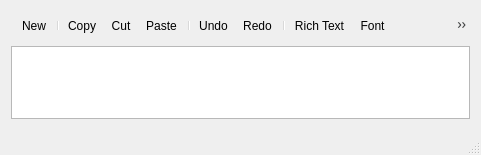
<?xml version="1.0" encoding="UTF-8"?>
<ui version="4.0">
 <class>TextEditDialog</class>
 <widget class="QDialog" name="TextEditDialog">
  <property name="geometry">
   <rect>
    <x>0</x>
    <y>0</y>
    <width>481</width>
    <height>155</height>
   </rect>
  </property>
  <property name="windowTitle">
   <string>TextEditDialog</string>
  </property>
  <property name="sizeGripEnabled">
   <bool>true</bool>
  </property>
  <layout class="QVBoxLayout" name="verticalLayout">
   <item>
    <widget class="QToolBar" name="mainToolBar">
     <property name="sizePolicy">
      <sizepolicy hsizetype="Expanding" vsizetype="Fixed">
       <horstretch>0</horstretch>
       <verstretch>0</verstretch>
      </sizepolicy>
     </property>
     <property name="toolButtonStyle">
      <enum>Qt::ToolButtonIconOnly</enum>
     </property>
     <addaction name="actionNew"/>
     <addaction name="separator"/>
     <addaction name="actionCopy"/>
     <addaction name="actionCut"/>
     <addaction name="actionPaste"/>
     <addaction name="separator"/>
     <addaction name="actionUndo"/>
     <addaction name="actionRedo"/>
     <addaction name="separator"/>
     <addaction name="actionRichText"/>
     <addaction name="actionFont"/>
     <addaction name="actionFontColor"/>
     <addaction name="actionBold"/>
     <addaction name="actionItalic"/>
     <addaction name="actionUnderline"/>
     <addaction name="separator"/>
     <addaction name="actionAccept"/>
     <addaction name="actionCancel"/>
    </widget>
   </item>
   <item>
    <widget class="QTextEdit" name="textEdit"/>
   </item>
   <item>
    <widget class="QStatusBar" name="statusBar">
     <property name="sizeGripEnabled">
      <bool>false</bool>
     </property>
    </widget>
   </item>
  </layout>
  <action name="actionNew">
   <property name="icon">
    <iconset resource="lpub3d.qrc">
     <normaloff>:/resources/new.png</normaloff>:/resources/new.png</iconset>
   </property>
   <property name="text">
    <string>New</string>
   </property>
   <property name="toolTip">
    <string>New</string>
   </property>
   <property name="statusTip">
    <string>New entry = Ctrl+N</string>
   </property>
   <property name="shortcut">
    <string>Ctrl+N</string>
   </property>
  </action>
  <action name="actionAccept">
   <property name="icon">
    <iconset resource="lpub3d.qrc">
     <normaloff>:/resources/accept.png</normaloff>:/resources/accept.png</iconset>
   </property>
   <property name="text">
    <string>Accept</string>
   </property>
   <property name="statusTip">
    <string>Accept and close window - Ctrl+A</string>
   </property>
   <property name="shortcut">
    <string>Ctrl+A</string>
   </property>
  </action>
  <action name="actionCancel">
   <property name="icon">
    <iconset theme="exit.png" resource="lpub3d.qrc">
     <normaloff>:/resources/exit.png</normaloff>:/resources/exit.png</iconset>
   </property>
   <property name="text">
    <string>Cancel</string>
   </property>
   <property name="toolTip">
    <string>Cancel</string>
   </property>
   <property name="statusTip">
    <string>Cancel and close window</string>
   </property>
  </action>
  <action name="actionCopy">
   <property name="icon">
    <iconset resource="lpub3d.qrc">
     <normaloff>:/resources/copy.png</normaloff>:/resources/copy.png</iconset>
   </property>
   <property name="text">
    <string>Copy</string>
   </property>
   <property name="statusTip">
    <string>Copy - Ctrl+C</string>
   </property>
   <property name="shortcut">
    <string>Ctrl+C</string>
   </property>
  </action>
  <action name="actionCut">
   <property name="icon">
    <iconset resource="lpub3d.qrc">
     <normaloff>:/resources/cut.png</normaloff>:/resources/cut.png</iconset>
   </property>
   <property name="text">
    <string>Cut</string>
   </property>
   <property name="statusTip">
    <string>Cut - Ctrl+X</string>
   </property>
   <property name="shortcut">
    <string>Ctrl+X</string>
   </property>
  </action>
  <action name="actionPaste">
   <property name="icon">
    <iconset resource="lpub3d.qrc">
     <normaloff>:/resources/paste.png</normaloff>:/resources/paste.png</iconset>
   </property>
   <property name="text">
    <string>Paste</string>
   </property>
   <property name="statusTip">
    <string>Paste - Ctrl+V</string>
   </property>
   <property name="shortcut">
    <string>Ctrl+V</string>
   </property>
  </action>
  <action name="actionUndo">
   <property name="icon">
    <iconset resource="lpub3d.qrc">
     <normaloff>:/resources/editundo.png</normaloff>:/resources/editundo.png</iconset>
   </property>
   <property name="text">
    <string>Undo</string>
   </property>
   <property name="statusTip">
    <string>Undo - Ctrl+Z</string>
   </property>
   <property name="shortcut">
    <string>Ctrl+Z</string>
   </property>
  </action>
  <action name="actionRedo">
   <property name="icon">
    <iconset resource="lpub3d.qrc">
     <normaloff>:/resources/editredo.png</normaloff>:/resources/editredo.png</iconset>
   </property>
   <property name="text">
    <string>Redo</string>
   </property>
   <property name="statusTip">
    <string>Redo - Ctrl+Y</string>
   </property>
   <property name="shortcut">
    <string>Ctrl+Y</string>
   </property>
  </action>
  <action name="actionFont">
   <property name="icon">
    <iconset resource="lpub3d.qrc">
     <normaloff>:/resources/font.png</normaloff>:/resources/font.png</iconset>
   </property>
   <property name="text">
    <string>Font</string>
   </property>
   <property name="statusTip">
    <string>Select font - Ctrl+F</string>
   </property>
   <property name="shortcut">
    <string>Ctrl+F</string>
   </property>
  </action>
  <action name="actionItalic">
   <property name="checkable">
    <bool>true</bool>
   </property>
   <property name="icon">
    <iconset resource="lpub3d.qrc">
     <normaloff>:/resources/italic.png</normaloff>:/resources/italic.png</iconset>
   </property>
   <property name="text">
    <string>Italic</string>
   </property>
   <property name="toolTip">
    <string>Italic Font</string>
   </property>
   <property name="statusTip">
    <string>Italic - Ctrl+I</string>
   </property>
   <property name="shortcut">
    <string>Ctrl+I</string>
   </property>
  </action>
  <action name="actionBold">
   <property name="checkable">
    <bool>true</bool>
   </property>
   <property name="icon">
    <iconset resource="lpub3d.qrc">
     <normaloff>:/resources/bold.png</normaloff>:/resources/bold.png</iconset>
   </property>
   <property name="text">
    <string>Bold</string>
   </property>
   <property name="toolTip">
    <string>Bold</string>
   </property>
   <property name="statusTip">
    <string>Bold - Ctrl+B</string>
   </property>
   <property name="shortcut">
    <string>Ctrl+B</string>
   </property>
  </action>
  <action name="actionUnderline">
   <property name="checkable">
    <bool>true</bool>
   </property>
   <property name="icon">
    <iconset resource="lpub3d.qrc">
     <normaloff>:/resources/underline.png</normaloff>:/resources/underline.png</iconset>
   </property>
   <property name="text">
    <string>Underline</string>
   </property>
   <property name="toolTip">
    <string>Underline</string>
   </property>
   <property name="statusTip">
    <string>Underline - Ctrl+U</string>
   </property>
   <property name="shortcut">
    <string>Ctrl+U</string>
   </property>
  </action>
  <action name="actionRichText">
   <property name="checkable">
    <bool>true</bool>
   </property>
   <property name="icon">
    <iconset resource="lpub3d.qrc">
     <normaloff>:/resources/richtext.png</normaloff>:/resources/richtext.png</iconset>
   </property>
   <property name="text">
    <string>Rich Text</string>
   </property>
   <property name="toolTip">
    <string>Rich Text</string>
   </property>
   <property name="statusTip">
    <string>Enable rich text - Ctrl+R</string>
   </property>
   <property name="shortcut">
    <string>Ctrl+R</string>
   </property>
  </action>
  <action name="actionFontColor">
   <property name="icon">
    <iconset resource="lpub3d.qrc">
     <normaloff>:/resources/fontColour.png</normaloff>:/resources/fontColour.png</iconset>
   </property>
   <property name="text">
    <string>Font Color</string>
   </property>
   <property name="iconText">
    <string>Font Color</string>
   </property>
   <property name="toolTip">
    <string>Font Color</string>
   </property>
   <property name="statusTip">
    <string>Font color - Ctrl+L</string>
   </property>
  </action>
 </widget>
 <layoutdefault spacing="6" margin="11"/>
 <resources>
  <include location="lpub3d.qrc"/>
  <include location="lpub3d.qrc"/>
 </resources>
 <connections/>
</ui>
